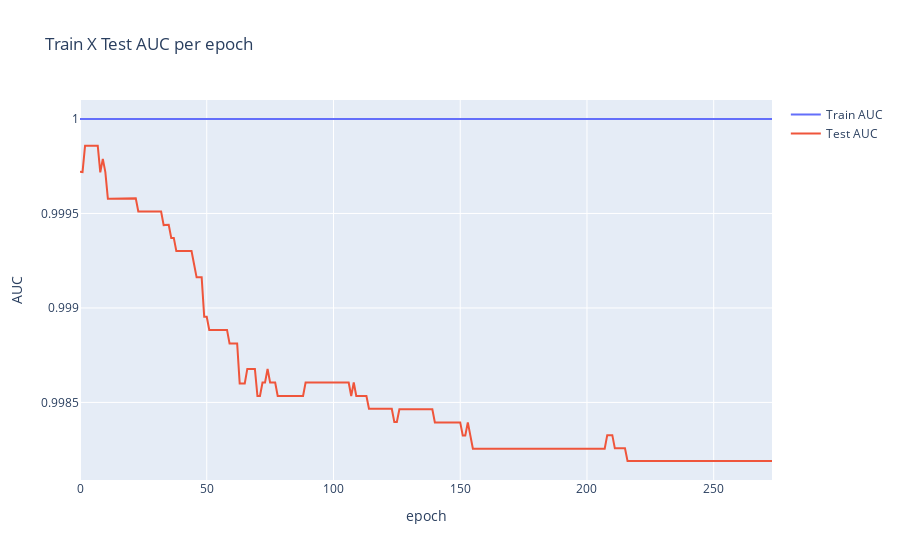

Source (notebook cell):
### Code cell
loss_per_epoch_chart(model)

### Figure 1 — Plotly figure (JSON) as saved in the notebook; plotly's stock layout.template omitted (floating-point values rounded to 4 significant figures; data arrays with more than 128 entries replaced by an {"elided": "..."} marker saying what was removed)
{"data": [{"name": "Train AUC", "type": "scatter", "x": {"elided": "274 int values"}, "y": {"elided": "274 int values"}}, {"name": "Test AUC", "type": "scatter", "x": {"elided": "274 int values"}, "y": {"elided": "274 float values"}}], "layout": {"title": {"text": "Train X Test AUC per epoch"}, "xaxis": {"title": {"text": "epoch"}}, "yaxis": {"title": {"text": "AUC"}}}}
